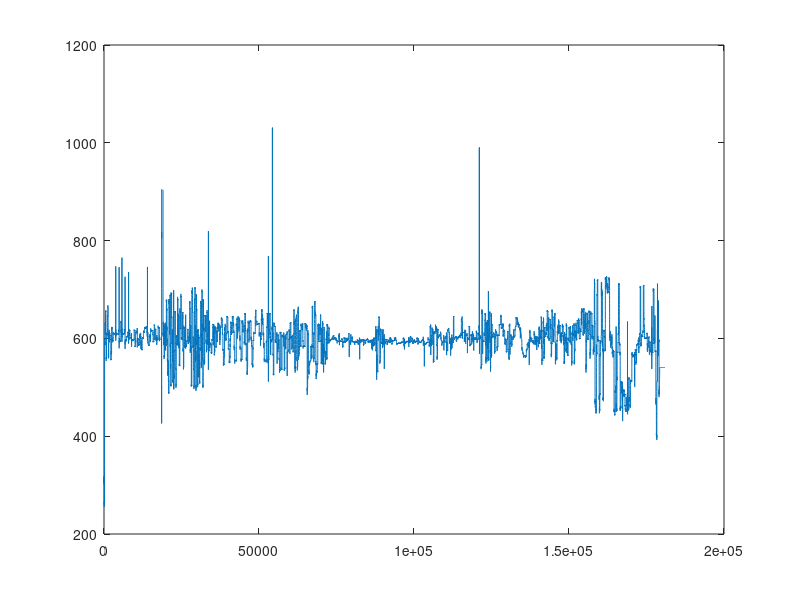

This chart was generated by the following MATLAB code:
data = load("edf1_part.mat");

posX = data.edf1_part.posX;

w=1;
count = 0;
j = 1;
xCount = 1;
xHigh = 0;
xMatrix = [];

for i = 1:length(posX)
    if i ~= 1
        if isnan(posX(i))
            %Count how many NaNs are in this run
            count=count+1;
        else
            if count ~= 0
                %Add to Matrix
                xMatrix(w) = count;
                w = w+ 1;
                count = 0;
            end
        end
    end
end

for i = 1:length(posX)
    if i ~= 1
        if isnan(posX(i))
            %If it's in the first half of the blink
            if xCount/2 <= xMatrix(j)
                posX(i) = posX(i-1);
                %If its in the second half of the blink
            elseif xCount/2 >= xMatrix(j)
                %Find the value at the end of the NaNs
                for k = i:length(posX)
                    if ~isnan(posX(k))
                        xHigh = posX(k);
                    end
                end
                %Set second half to next number
                posX(i) = xHigh;
                xCount = 1;
            end
        end
    end
end

figure;
plot(posX)


